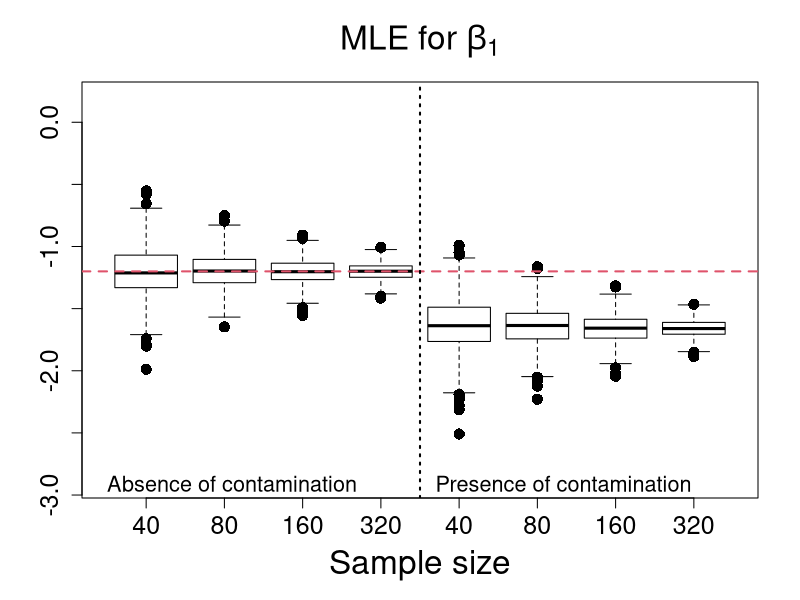
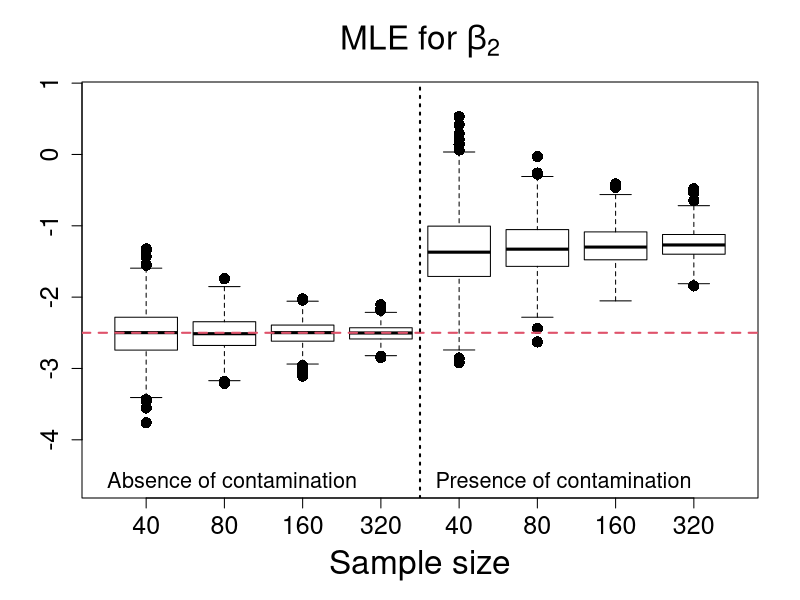
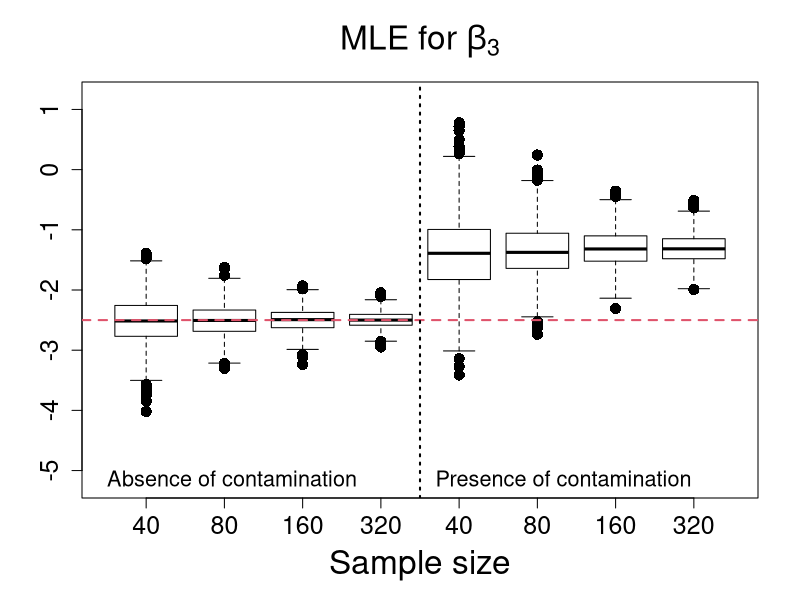
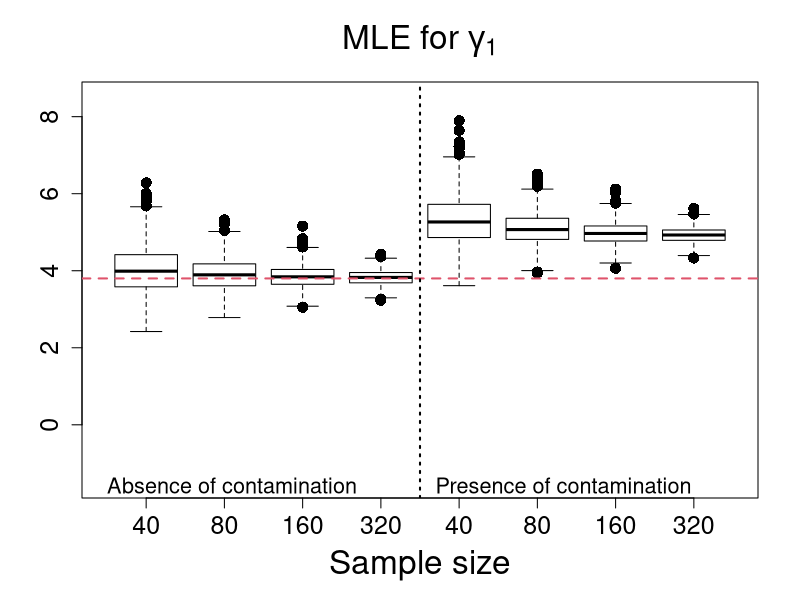
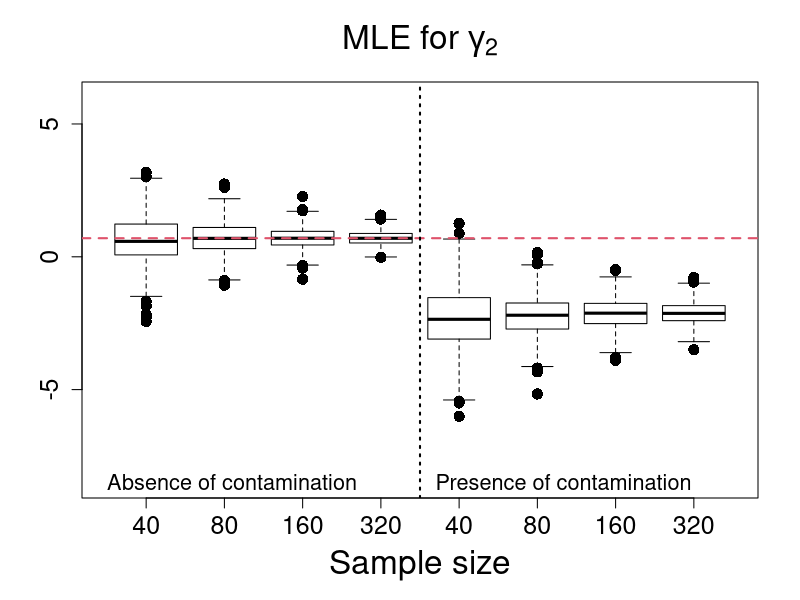
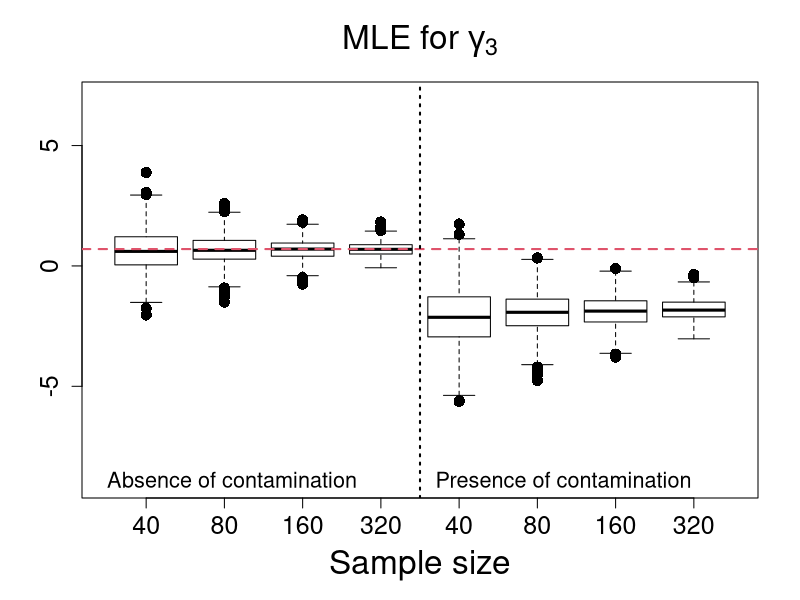
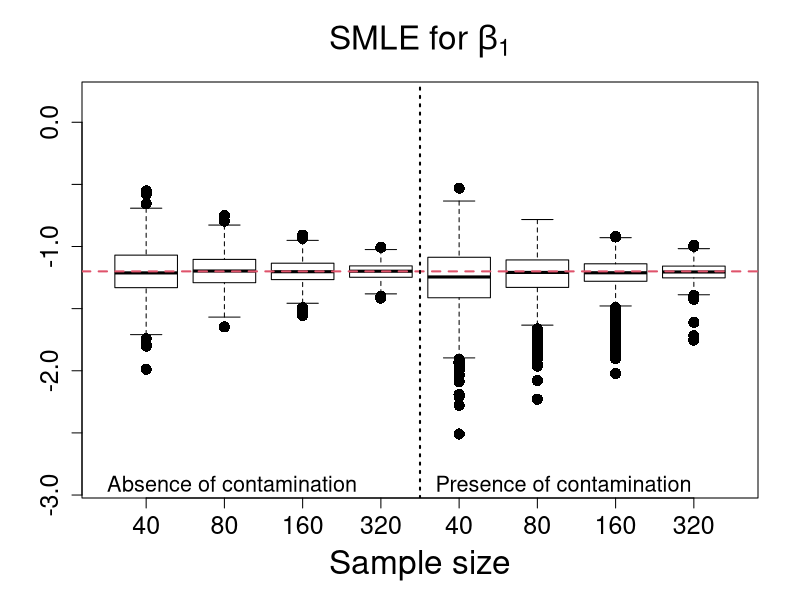
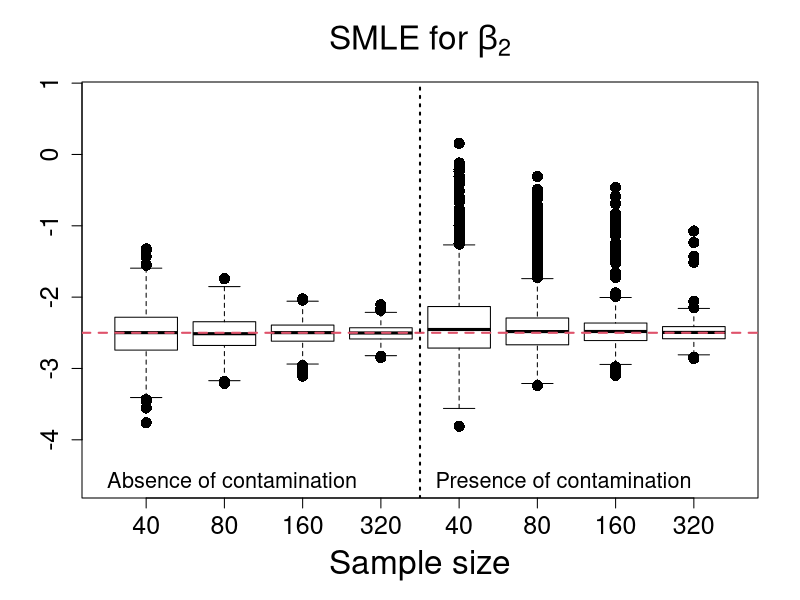

Reproduce these figures in R, in order.
rm(list=ls())

data40 <- read.table("Estimates_Scenario5_n40.txt", h=T)
data80 <- read.table("Estimates_Scenario5_n80.txt", h=T)
data160 <- read.table("Estimates_Scenario5_n160.txt", h=T)
data320 <- read.table("Estimates_Scenario5_n320.txt", h=T)

#**************************MLE estimates******************************#
MLE_beta1_n40 <- data40$MLE_beta1; MLEC_beta1_n40 <- data40$MLE_C_beta1
MLE_beta2_n40 <- data40$MLE_beta2; MLEC_beta2_n40 <- data40$MLE_C_beta2
MLE_beta3_n40 <- data40$MLE_beta3; MLEC_beta3_n40 <- data40$MLE_C_beta3
MLE_gama1_n40 <- data40$MLE_gama1; MLEC_gama1_n40 <- data40$MLE_C_gama1
MLE_gama2_n40 <- data40$MLE_gama2; MLEC_gama2_n40 <- data40$MLE_C_gama2
MLE_gama3_n40 <- data40$MLE_gama3; MLEC_gama3_n40 <- data40$MLE_C_gama3

MLE_beta1_n80 <- data80$MLE_beta1; MLEC_beta1_n80 <- data80$MLE_C_beta1
MLE_beta2_n80 <- data80$MLE_beta2; MLEC_beta2_n80 <- data80$MLE_C_beta2
MLE_beta3_n80 <- data80$MLE_beta3; MLEC_beta3_n80 <- data80$MLE_C_beta3
MLE_gama1_n80 <- data80$MLE_gama1; MLEC_gama1_n80 <- data80$MLE_C_gama1
MLE_gama2_n80 <- data80$MLE_gama2; MLEC_gama2_n80 <- data80$MLE_C_gama2
MLE_gama3_n80 <- data80$MLE_gama3; MLEC_gama3_n80 <- data80$MLE_C_gama3

MLE_beta1_n160 <- data160$MLE_beta1; MLEC_beta1_n160 <- data160$MLE_C_beta1
MLE_beta2_n160 <- data160$MLE_beta2; MLEC_beta2_n160 <- data160$MLE_C_beta2
MLE_beta3_n160 <- data160$MLE_beta3; MLEC_beta3_n160 <- data160$MLE_C_beta3
MLE_gama1_n160 <- data160$MLE_gama1; MLEC_gama1_n160 <- data160$MLE_C_gama1
MLE_gama2_n160 <- data160$MLE_gama2; MLEC_gama2_n160 <- data160$MLE_C_gama2
MLE_gama3_n160 <- data160$MLE_gama3; MLEC_gama3_n160 <- data160$MLE_C_gama3

MLE_beta1_n320 <- data320$MLE_beta1; MLEC_beta1_n320 <- data320$MLE_C_beta1
MLE_beta2_n320 <- data320$MLE_beta2; MLEC_beta2_n320 <- data320$MLE_C_beta2
MLE_beta3_n320 <- data320$MLE_beta3; MLEC_beta3_n320 <- data320$MLE_C_beta3
MLE_gama1_n320 <- data320$MLE_gama1; MLEC_gama1_n320 <- data320$MLE_C_gama1
MLE_gama2_n320 <- data320$MLE_gama2; MLEC_gama2_n320 <- data320$MLE_C_gama2
MLE_gama3_n320 <- data320$MLE_gama3; MLEC_gama3_n320 <- data320$MLE_C_gama3


#**************************SMLE estimates******************************#

SMLE_beta1_n40 <- data40$SMLE_beta1; SMLEC_beta1_n40 <- data40$SMLE_C_beta1
SMLE_beta2_n40 <- data40$SMLE_beta2; SMLEC_beta2_n40 <- data40$SMLE_C_beta2
SMLE_beta3_n40 <- data40$SMLE_beta3; SMLEC_beta3_n40 <- data40$SMLE_C_beta3
SMLE_gama1_n40 <- data40$SMLE_gama1; SMLEC_gama1_n40 <- data40$SMLE_C_gama1
SMLE_gama2_n40 <- data40$SMLE_gama2; SMLEC_gama2_n40 <- data40$SMLE_C_gama2
SMLE_gama3_n40 <- data40$SMLE_gama3; SMLEC_gama3_n40 <- data40$SMLE_C_gama3

SMLE_beta1_n80 <- data80$SMLE_beta1; SMLEC_beta1_n80 <- data80$SMLE_C_beta1
SMLE_beta2_n80 <- data80$SMLE_beta2; SMLEC_beta2_n80 <- data80$SMLE_C_beta2
SMLE_beta3_n80 <- data80$SMLE_beta3; SMLEC_beta3_n80 <- data80$SMLE_C_beta3
SMLE_gama1_n80 <- data80$SMLE_gama1; SMLEC_gama1_n80 <- data80$SMLE_C_gama1
SMLE_gama2_n80 <- data80$SMLE_gama2; SMLEC_gama2_n80 <- data80$SMLE_C_gama2
SMLE_gama3_n80 <- data80$SMLE_gama3; SMLEC_gama3_n80 <- data80$SMLE_C_gama3

SMLE_beta1_n160 <- data160$SMLE_beta1; SMLEC_beta1_n160 <- data160$SMLE_C_beta1
SMLE_beta2_n160 <- data160$SMLE_beta2; SMLEC_beta2_n160 <- data160$SMLE_C_beta2
SMLE_beta3_n160 <- data160$SMLE_beta3; SMLEC_beta3_n160 <- data160$SMLE_C_beta3
SMLE_gama1_n160 <- data160$SMLE_gama1; SMLEC_gama1_n160 <- data160$SMLE_C_gama1
SMLE_gama2_n160 <- data160$SMLE_gama2; SMLEC_gama2_n160 <- data160$SMLE_C_gama2
SMLE_gama3_n160 <- data160$SMLE_gama3; SMLEC_gama3_n160 <- data160$SMLE_C_gama3

SMLE_beta1_n320 <- data320$SMLE_beta1; SMLEC_beta1_n320 <- data320$SMLE_C_beta1
SMLE_beta2_n320 <- data320$SMLE_beta2; SMLEC_beta2_n320 <- data320$SMLE_C_beta2
SMLE_beta3_n320 <- data320$SMLE_beta3; SMLEC_beta3_n320 <- data320$SMLE_C_beta3
SMLE_gama1_n320 <- data320$SMLE_gama1; SMLEC_gama1_n320 <- data320$SMLE_C_gama1
SMLE_gama2_n320 <- data320$SMLE_gama2; SMLEC_gama2_n320 <- data320$SMLE_C_gama2
SMLE_gama3_n320 <- data320$SMLE_gama3; SMLEC_gama3_n320 <- data320$SMLE_C_gama3

#**************************MDPDE estimates******************************#

MDPDE_beta1_n40 <- data40$MDPDE_beta1; MDPDEC_beta1_n40 <- data40$MDPDE_C_beta1
MDPDE_beta2_n40 <- data40$MDPDE_beta2; MDPDEC_beta2_n40 <- data40$MDPDE_C_beta2
MDPDE_beta3_n40 <- data40$MDPDE_beta3; MDPDEC_beta3_n40 <- data40$MDPDE_C_beta3
MDPDE_gama1_n40 <- data40$MDPDE_gama1; MDPDEC_gama1_n40 <- data40$MDPDE_C_gama1
MDPDE_gama2_n40 <- data40$MDPDE_gama2; MDPDEC_gama2_n40 <- data40$MDPDE_C_gama2
MDPDE_gama3_n40 <- data40$MDPDE_gama3; MDPDEC_gama3_n40 <- data40$MDPDE_C_gama3

MDPDE_beta1_n80 <- data80$MDPDE_beta1; MDPDEC_beta1_n80 <- data80$MDPDE_C_beta1
MDPDE_beta2_n80 <- data80$MDPDE_beta2; MDPDEC_beta2_n80 <- data80$MDPDE_C_beta2
MDPDE_beta3_n80 <- data80$MDPDE_beta3; MDPDEC_beta3_n80 <- data80$MDPDE_C_beta3
MDPDE_gama1_n80 <- data80$MDPDE_gama1; MDPDEC_gama1_n80 <- data80$MDPDE_C_gama1
MDPDE_gama2_n80 <- data80$MDPDE_gama2; MDPDEC_gama2_n80 <- data80$MDPDE_C_gama2
MDPDE_gama3_n80 <- data80$MDPDE_gama3; MDPDEC_gama3_n80 <- data80$MDPDE_C_gama3

MDPDE_beta1_n160 <- data160$MDPDE_beta1; MDPDEC_beta1_n160 <- data160$MDPDE_C_beta1
MDPDE_beta2_n160 <- data160$MDPDE_beta2; MDPDEC_beta2_n160 <- data160$MDPDE_C_beta2
MDPDE_beta3_n160 <- data160$MDPDE_beta3; MDPDEC_beta3_n160 <- data160$MDPDE_C_beta3
MDPDE_gama1_n160 <- data160$MDPDE_gama1; MDPDEC_gama1_n160 <- data160$MDPDE_C_gama1
MDPDE_gama2_n160 <- data160$MDPDE_gama2; MDPDEC_gama2_n160 <- data160$MDPDE_C_gama2
MDPDE_gama3_n160 <- data160$MDPDE_gama3; MDPDEC_gama3_n160 <- data160$MDPDE_C_gama3

MDPDE_beta1_n320 <- data320$MDPDE_beta1; MDPDEC_beta1_n320 <- data320$MDPDE_C_beta1
MDPDE_beta2_n320 <- data320$MDPDE_beta2; MDPDEC_beta2_n320 <- data320$MDPDE_C_beta2
MDPDE_beta3_n320 <- data320$MDPDE_beta3; MDPDEC_beta3_n320 <- data320$MDPDE_C_beta3
MDPDE_gama1_n320 <- data320$MDPDE_gama1; MDPDEC_gama1_n320 <- data320$MDPDE_C_gama1
MDPDE_gama2_n320 <- data320$MDPDE_gama2; MDPDEC_gama2_n320 <- data320$MDPDE_C_gama2
MDPDE_gama3_n320 <- data320$MDPDE_gama3; MDPDEC_gama3_n320 <- data320$MDPDE_C_gama3

#********************MLE estimates of beta1****************#
boxplot(MLE_beta1_n40,MLE_beta1_n80,MLE_beta1_n160,MLE_beta1_n320,
MLEC_beta1_n40,MLEC_beta1_n80,MLEC_beta1_n160,MLEC_beta1_n320,
main=expression( paste("MLE for ", beta[1])),
xlab="Sample size",ylab="",names=c(40,80,160,320,40,80,160,320),outline=T,
ylim=c(-2.9,0.2), cex=1.5,cex.lab=2.0,cex.axis=1.5,cex.main=2.0, pch=16, col=NULL)
abline(-1.2,0,col=2,lty=2,lwd=2)
abline(v=4.5,lty=3,lwd=2)
legend(0.0,-2.7,"Absence of contamination",bty="n",cex=1.3)
legend(4.2,-2.7,"Presence of contamination",bty="n",cex=1.3)

#********************MLE estimates of beta2****************#
boxplot(MLE_beta2_n40,MLE_beta2_n80,MLE_beta2_n160,MLE_beta2_n320,
MLEC_beta2_n40,MLEC_beta2_n80,MLEC_beta2_n160,MLEC_beta2_n320,
main=expression( paste("MLE for ", beta[2])),
xlab="Sample size",ylab="",names=c(40,80,160,320,40,80,160,320),outline=T,
ylim=c(-4.6,0.8), cex=1.5,cex.lab=2.0,cex.axis=1.5,cex.main=2.0, pch=16, col=NULL)
abline(-2.5,0,col=2,lty=2,lwd=2)
abline(v=4.5,lty=3,lwd=2)
legend(0.0,-4.2,"Absence of contamination",bty="n",cex=1.3)
legend(4.2,-4.2,"Presence of contamination",bty="n",cex=1.3)

#********************MLE estimates of beta3****************#
boxplot(MLE_beta3_n40,MLE_beta3_n80,MLE_beta3_n160,MLE_beta3_n320,
MLEC_beta3_n40,MLEC_beta3_n80,MLEC_beta3_n160,MLEC_beta3_n320,
main=expression( paste("MLE for ", beta[3])),
xlab="Sample size",ylab="",names=c(40,80,160,320,40,80,160,320),outline=T,
ylim=c(-5.2,1.2), cex=1.5,cex.lab=2.0,cex.axis=1.5,cex.main=2.0, pch=16, col=NULL)
abline(-2.5,0,col=2,lty=2,lwd=2)
abline(v=4.5,lty=3,lwd=2)
legend(0.0,-4.7,"Absence of contamination",bty="n",cex=1.3)
legend(4.2,-4.7,"Presence of contamination",bty="n",cex=1.3)

#********************MLE estimates of gamma1****************#
boxplot(MLE_gama1_n40,MLE_gama1_n80,MLE_gama1_n160,MLE_gama1_n320,
MLEC_gama1_n40,MLEC_gama1_n80,MLEC_gama1_n160,MLEC_gama1_n320,
main=expression( paste("MLE for ", gamma[1])),
xlab="Sample size",ylab="",names=c(40,80,160,320,40,80,160,320),outline=T,
ylim=c(-1.5,8.5), cex=1.5,cex.lab=2.0,cex.axis=1.5,cex.main=2.0, pch=16, col=NULL)
abline(3.8,0,col=2,lty=2,lwd=2)
abline(v=4.5,lty=3,lwd=2)
legend(0.0,-0.9,"Absence of contamination",bty="n",cex=1.3)
legend(4.2,-0.9,"Presence of contamination",bty="n",cex=1.3)

#********************MLE estimates of gamma2****************#
boxplot(MLE_gama2_n40,MLE_gama2_n80,MLE_gama2_n160,MLE_gama2_n320,
MLEC_gama2_n40,MLEC_gama2_n80,MLEC_gama2_n160,MLEC_gama2_n320,
main=expression( paste("MLE for ", gamma[2])),
xlab="Sample size",ylab="",names=c(40,80,160,320,40,80,160,320),outline=T,
ylim=c(-8.5,6.0), cex=1.5,cex.lab=2.0,cex.axis=1.5,cex.main=2.0, pch=16, col=NULL)
abline(0.7,0,col=2,lty=2,lwd=2)
abline(v=4.5,lty=3,lwd=2)
legend(0.0,-7.5,"Absence of contamination",bty="n",cex=1.3)
legend(4.2,-7.5,"Presence of contamination",bty="n",cex=1.3)

#********************MLE estimates of gamma3****************#
boxplot(MLE_gama3_n40,MLE_gama3_n80,MLE_gama3_n160,MLE_gama3_n320,
MLEC_gama3_n40,MLEC_gama3_n80,MLEC_gama3_n160,MLEC_gama3_n320,
main=expression( paste("MLE for ", gamma[3])),
xlab="Sample size",ylab="",names=c(40,80,160,320,40,80,160,320),outline=T,
ylim=c(-9.0,7), cex=1.5,cex.lab=2.0,cex.axis=1.5,cex.main=2.0, pch=16, col=NULL)
abline(0.7,0,col=2,lty=2,lwd=2)
abline(v=4.5,lty=3,lwd=2)
legend(0.0,-7.8,"Absence of contamination",bty="n",cex=1.3)
legend(4.2,-7.8,"Presence of contamination",bty="n",cex=1.3)

#**************************SMLE estimates******************************#

#********************SMLE estimates of beta1****************#
boxplot(SMLE_beta1_n40,SMLE_beta1_n80,SMLE_beta1_n160,SMLE_beta1_n320,
SMLEC_beta1_n40,SMLEC_beta1_n80,SMLEC_beta1_n160,SMLEC_beta1_n320,
main=expression( paste("SMLE for ", beta[1])),
xlab="Sample size",ylab="",names=c(40,80,160,320,40,80,160,320),outline=T,
ylim=c(-2.9,0.2), cex=1.5,cex.lab=2.0,cex.axis=1.5,cex.main=2.0, pch=16, col=NULL)
abline(-1.2,0,col=2,lty=2,lwd=2)
abline(v=4.5,lty=3,lwd=2)
legend(0.0,-2.7,"Absence of contamination",bty="n",cex=1.3)
legend(4.2,-2.7,"Presence of contamination",bty="n",cex=1.3)

#********************SMLE estimates of beta2****************#
boxplot(SMLE_beta2_n40,SMLE_beta2_n80,SMLE_beta2_n160,SMLE_beta2_n320,
SMLEC_beta2_n40,SMLEC_beta2_n80,SMLEC_beta2_n160,SMLEC_beta2_n320,
main=expression( paste("SMLE for ", beta[2])),
xlab="Sample size",ylab="",names=c(40,80,160,320,40,80,160,320),outline=T,
ylim=c(-4.6,0.8), cex=1.5,cex.lab=2.0,cex.axis=1.5,cex.main=2.0, pch=16, col=NULL)
abline(-2.5,0,col=2,lty=2,lwd=2)
abline(v=4.5,lty=3,lwd=2)
legend(0.0,-4.2,"Absence of contamination",bty="n",cex=1.3)
legend(4.2,-4.2,"Presence of contamination",bty="n",cex=1.3)

#********************SMLE estimates of beta3****************#
boxplot(SMLE_beta3_n40,SMLE_beta3_n80,SMLE_beta3_n160,SMLE_beta3_n320,
SMLEC_beta3_n40,SMLEC_beta3_n80,SMLEC_beta3_n160,SMLEC_beta3_n320,
main=expression( paste("SMLE for ", beta[3])),
xlab="Sample size",ylab="",names=c(40,80,160,320,40,80,160,320),outline=T,
ylim=c(-5.2,1.2), cex=1.5,cex.lab=2.0,cex.axis=1.5,cex.main=2.0, pch=16, col=NULL)
abline(-2.5,0,col=2,lty=2,lwd=2)
abline(v=4.5,lty=3,lwd=2)
legend(0.0,-4.7,"Absence of contamination",bty="n",cex=1.3)
legend(4.2,-4.7,"Presence of contamination",bty="n",cex=1.3)

#********************SMLE estimates of gamma1****************#
boxplot(SMLE_gama1_n40,SMLE_gama1_n80,SMLE_gama1_n160,SMLE_gama1_n320,
SMLEC_gama1_n40,SMLEC_gama1_n80,SMLEC_gama1_n160,SMLEC_gama1_n320,
main=expression( paste("SMLE for ", gamma[1])),
xlab="Sample size",ylab="",names=c(40,80,160,320,40,80,160,320),outline=T,
ylim=c(-1.5,8.5), cex=1.5,cex.lab=2.0,cex.axis=1.5,cex.main=2.0, pch=16, col=NULL)
abline(3.8,0,col=2,lty=2,lwd=2)
abline(v=4.5,lty=3,lwd=2)
legend(0.0,-0.9,"Absence of contamination",bty="n",cex=1.3)
legend(4.2,-0.9,"Presence of contamination",bty="n",cex=1.3)

#********************SMLE estimates of gamma2****************#
boxplot(SMLE_gama2_n40,SMLE_gama2_n80,SMLE_gama2_n160,SMLE_gama2_n320,
SMLEC_gama2_n40,SMLEC_gama2_n80,SMLEC_gama2_n160,SMLEC_gama2_n320,
main=expression( paste("SMLE for ", gamma[2])),
xlab="Sample size",ylab="",names=c(40,80,160,320,40,80,160,320),outline=T,
ylim=c(-8.5,6), cex=1.5,cex.lab=2.0,cex.axis=1.5,cex.main=2.0, pch=16, col=NULL)
abline(0.7,0,col=2,lty=2,lwd=2)
abline(v=4.5,lty=3,lwd=2)
legend(0.0,-7.5,"Absence of contamination",bty="n",cex=1.3)
legend(4.2,-7.5,"Presence of contamination",bty="n",cex=1.3)

#********************SMLE estimates of gamma3****************#
boxplot(SMLE_gama3_n40,SMLE_gama3_n80,SMLE_gama3_n160,SMLE_gama3_n320,
SMLEC_gama3_n40,SMLEC_gama3_n80,SMLEC_gama3_n160,SMLEC_gama3_n320,
main=expression( paste("SMLE for ", gamma[3])),
xlab="Sample size",ylab="",names=c(40,80,160,320,40,80,160,320),outline=T,
ylim=c(-9.0,7.0), cex=1.5,cex.lab=2.0,cex.axis=1.5,cex.main=2.0, pch=16, col=NULL)
abline(0.7,0,col=2,lty=2,lwd=2)
abline(v=4.5,lty=3,lwd=2)
legend(0.0,-7.8,"Absence of contamination",bty="n",cex=1.3)
legend(4.2,-7.8,"Presence of contamination",bty="n",cex=1.3)

#**************************MDPDE estimates******************************#

#********************MDPDE estimates of beta1****************#
boxplot(MDPDE_beta1_n40,MDPDE_beta1_n80,MDPDE_beta1_n160,MDPDE_beta1_n320,
MDPDEC_beta1_n40,MDPDEC_beta1_n80,MDPDEC_beta1_n160,MDPDEC_beta1_n320,
main=expression( paste("MDPDE for ", beta[1])),
xlab="Sample size",ylab="",names=c(40,80,160,320,40,80,160,320),outline=T,
ylim=c(-2.9,0.2), cex=1.5,cex.lab=2.0,cex.axis=1.5,cex.main=2.0, pch=16, col=NULL)
abline(-1.2,0,col=2,lty=2,lwd=2)
abline(v=4.5,lty=3,lwd=2)
legend(0.0,-2.7,"Absence of contamination",bty="n",cex=1.3)
legend(4.2,-2.7,"Presence of contamination",bty="n",cex=1.3)

#********************MDPDE estimates of beta2****************#
boxplot(MDPDE_beta2_n40,MDPDE_beta2_n80,MDPDE_beta2_n160,MDPDE_beta2_n320,
MDPDEC_beta2_n40,MDPDEC_beta2_n80,MDPDEC_beta2_n160,MDPDEC_beta2_n320,
main=expression( paste("MDPDE for ", beta[2])),
xlab="Sample size",ylab="",names=c(40,80,160,320,40,80,160,320),outline=T,
ylim=c(-4.6,0.8), cex=1.5,cex.lab=2.0,cex.axis=1.5,cex.main=2.0, pch=16, col=NULL)
abline(-2.5,0,col=2,lty=2,lwd=2)
abline(v=4.5,lty=3,lwd=2)
legend(0.0,-4.2,"Absence of contamination",bty="n",cex=1.3)
legend(4.2,-4.2,"Presence of contamination",bty="n",cex=1.3)

#********************MDPDE estimates of beta3****************#
boxplot(MDPDE_beta3_n40,MDPDE_beta3_n80,MDPDE_beta3_n160,MDPDE_beta3_n320,
MDPDEC_beta3_n40,MDPDEC_beta3_n80,MDPDEC_beta3_n160,MDPDEC_beta3_n320,
main=expression( paste("MDPDE for ", beta[3])),
xlab="Sample size",ylab="",names=c(40,80,160,320,40,80,160,320),outline=T,
ylim=c(-5.2,1.2), cex=1.5,cex.lab=2.0,cex.axis=1.5,cex.main=2.0, pch=16, col=NULL)
abline(-2.5,0,col=2,lty=2,lwd=2)
abline(v=4.5,lty=3,lwd=2)
legend(0.0,-4.7,"Absence of contamination",bty="n",cex=1.3)
legend(4.2,-4.7,"Presence of contamination",bty="n",cex=1.3)

#********************MDPDE estimates of gamma1****************#
boxplot(MDPDE_gama1_n40,MDPDE_gama1_n80,MDPDE_gama1_n160,MDPDE_gama1_n320,
MDPDEC_gama1_n40,MDPDEC_gama1_n80,MDPDEC_gama1_n160,MDPDEC_gama1_n320,
main=expression( paste("MDPDE for ", gamma[1])),
xlab="Sample size",ylab="",names=c(40,80,160,320,40,80,160,320),outline=T,
ylim=c(-1.5,8.5), cex=1.5,cex.lab=2.0,cex.axis=1.5,cex.main=2.0, pch=16, col=NULL)
abline(3.8,0,col=2,lty=2,lwd=2)
abline(v=4.5,lty=3,lwd=2)
legend(0.0,-0.9,"Absence of contamination",bty="n",cex=1.3)
legend(4.2,-0.9,"Presence of contamination",bty="n",cex=1.3)

#********************MDPDE estimates of gamma2****************#
boxplot(MDPDE_gama2_n40,MDPDE_gama2_n80,MDPDE_gama2_n160,MDPDE_gama2_n320,
MDPDEC_gama2_n40,MDPDEC_gama2_n80,MDPDEC_gama2_n160,MDPDEC_gama2_n320,
main=expression( paste("MDPDE for ", gamma[2])),
xlab="Sample size",ylab="",names=c(40,80,160,320,40,80,160,320),outline=T,
ylim=c(-8.5,6.0), cex=1.5,cex.lab=2.0,cex.axis=1.5,cex.main=2.0, pch=16, col=NULL)
abline(0.7,0,col=2,lty=2,lwd=2)
abline(v=4.5,lty=3,lwd=2)
legend(0.0,-7.5,"Absence of contamination",bty="n",cex=1.3)
legend(4.2,-7.5,"Presence of contamination",bty="n",cex=1.3)

#********************MDPDE estimates of gamma3****************#
boxplot(MDPDE_gama3_n40,MDPDE_gama3_n80,MDPDE_gama3_n160,MDPDE_gama3_n320,
MDPDEC_gama3_n40,MDPDEC_gama3_n80,MDPDEC_gama3_n160,MDPDEC_gama3_n320,
main=expression( paste("MDPDE for ", gamma[3])),
xlab="Sample size",ylab="",names=c(40,80,160,320,40,80,160,320),outline=T,
ylim=c(-9.0,7), cex=1.5,cex.lab=2.0,cex.axis=1.5,cex.main=2.0, pch=16, col=NULL)
abline(0.7,0,col=2,lty=2,lwd=2)
abline(v=4.5,lty=3,lwd=2)
legend(0.0,-7.8,"Absence of contamination",bty="n",cex=1.3)
legend(4.2,-7.8,"Presence of contamination",bty="n",cex=1.3)
